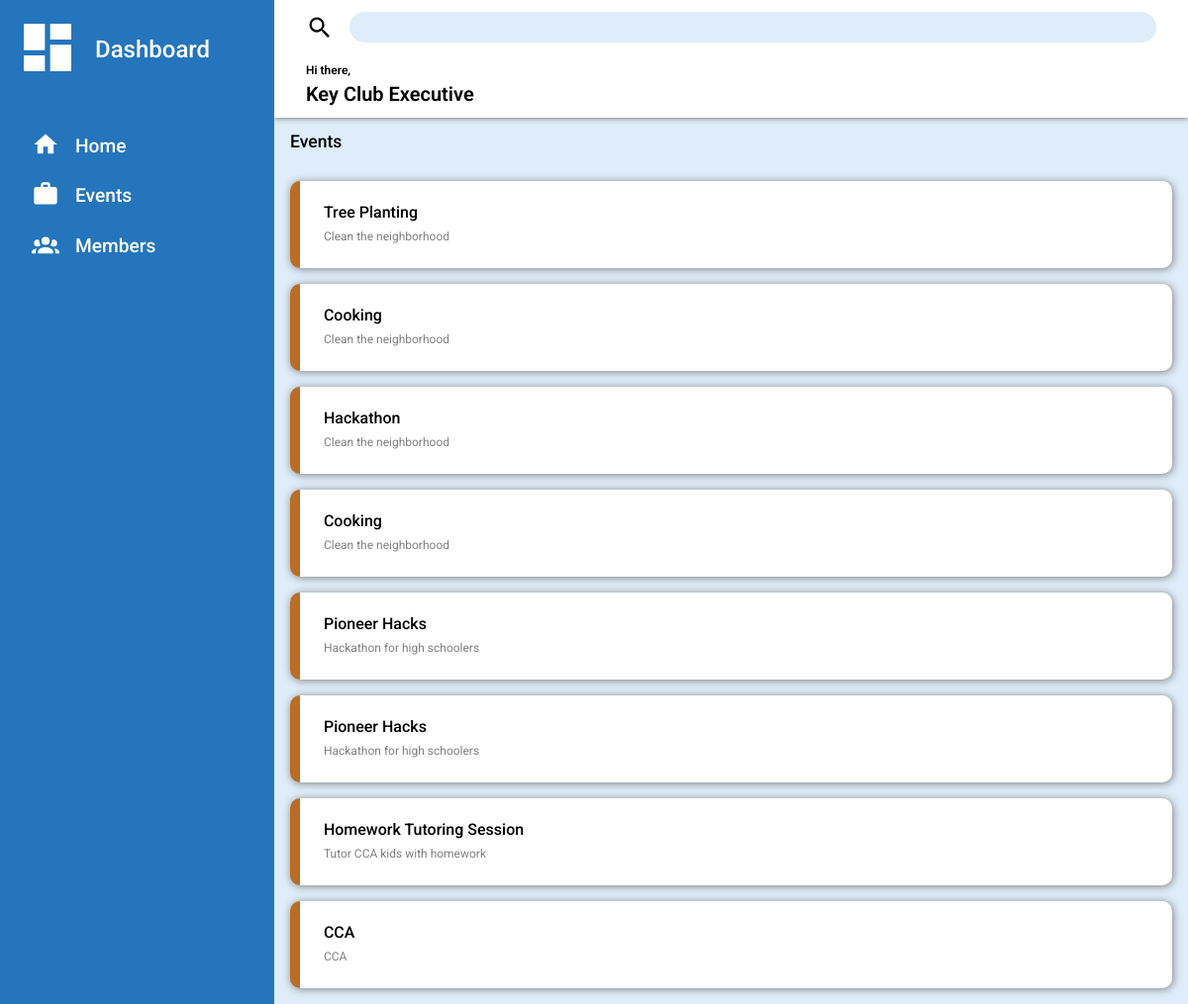
Before: /events with the older database file.
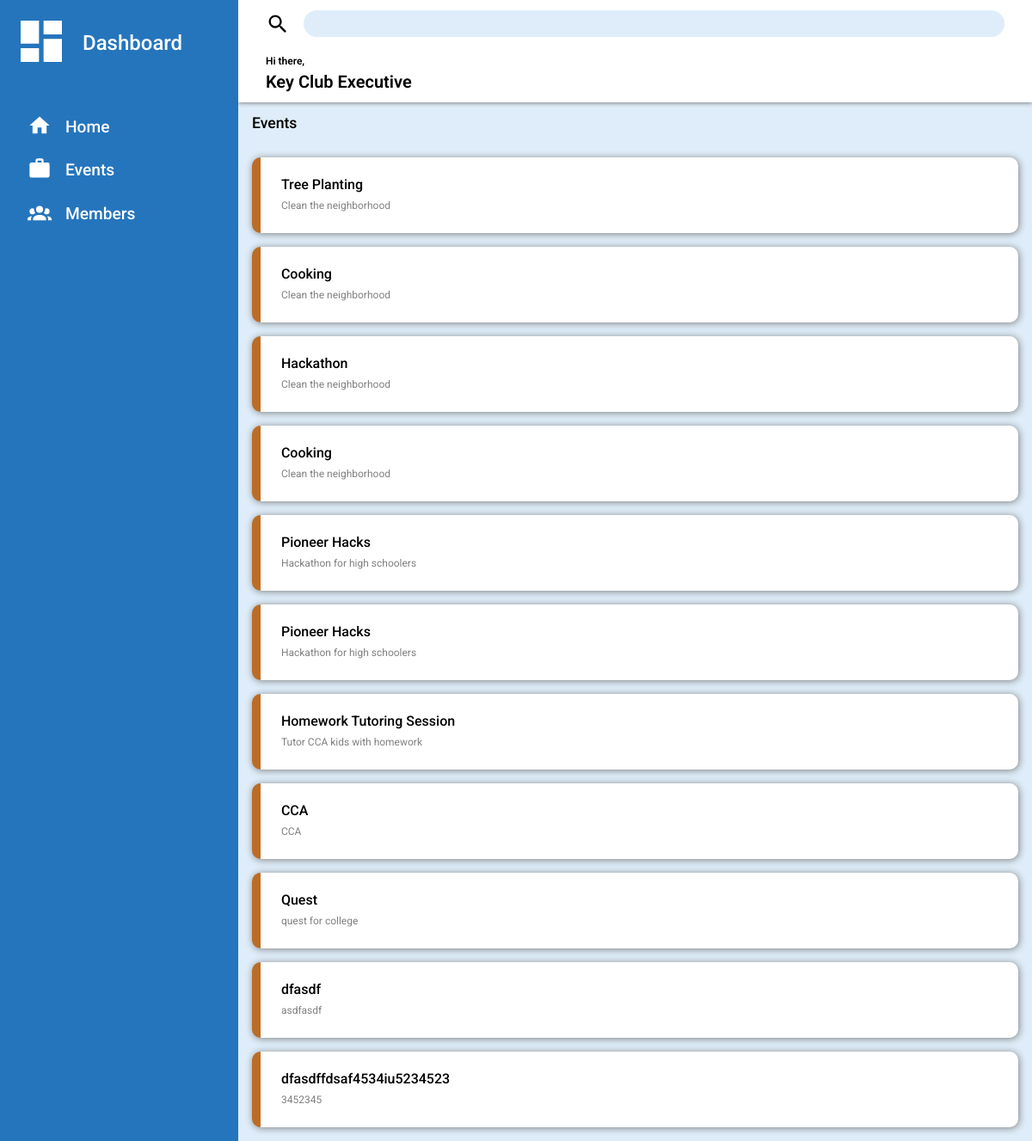
After: the same page with the newer database file.
### app.py (models this page shows)
class Event(db.Model):
    id = db.Column(db.Integer, primary_key = True)
    name = db.Column(db.String(100), unique = False, index = True)
    description = db.Column(db.String(250), unique = False, index = True)
    address = db.Column(db.String(250), unique = False, index = True)
    date = db.Column(db.String(40), unique = False, index = True)
    hours = db.Column(db.Integer, index = True, unique = False)

### app.py (the view)
@app.route('/events')
def events():
    events = Event.query.all()
    return render_template('events.html', events = events)

### templates/events.html (shortened to what this page needs)
{% extends 'base.html' %}
{% block content %}
<div class="header">
    <div class="search">
            <input id="eventSearch" name="eventSearch" type="text" disabled>
    </div>
    <div>
        <div>
            <p class="greeting">Hi there,</p>
            <p class="username">Key Club Executive</p>
        </div>
    </div>
</div>
<div class="content">
<div class="events">
    <p class="content-label">Events</p>
        {% for event in events %}
        <a class="clickable" href="{{ url_for('event', id = event.id )}}">
            <div>
                <p>{{ event.name }}</p>
                {{ event.description }}
            </div>
        </a>
        {% endfor %}
</div>
</div>
<div class="sidebar">
    <p><span><svg class="dash clickable" xmlns="http://www.w3.org/2000/svg" viewBox="0 0 24 24"><title>view-dashboard</title><path d="M13,3V9H21V3M13,21H21V11H13M3,21H11V15H3M3,13H11V3H3V13Z" /></svg></span>Dashboard</p>
    <ul>
        <a href="{{ url_for('dashboard') }}">
            <li class="clickable"><span><svg xmlns="http://www.w3.org/2000/svg" viewBox="0 0 24 24"><title>home</title><path d="M10,20V14H14V20H19V12H22L12,3L2,12H5V20H10Z" /></svg></span>Home</li>
        </a>
        <a href="{{ url_for('events') }}">
            <li class="clickable"><span><svg xmlns="http://www.w3.org/2000/svg" viewBox="0 0 24 24"><title>briefcase</title><path d="M10,2H14A2,2 0 0,1 16,4V6H20A2,2 0 0,1 22,8V19A2,2 0 0,1 20,21H4C2.89,21 2,20.1 2,19V8C2,6.89 2.89,6 4,6H8V4C8,2.89 8.89,2 10,2M14,6V4H10V6H14Z" /></svg></span>Events</li>
        </a>
        <a href="{{ url_for('members') }}">
            <li class="clickable"><span></span>Members</li>
        </a>
    </ul>
</div>
{% endblock %}

Changed rows visible on the page:
added Event: name "Quest", description "quest for college"
added Event: name "dfasdf", description "asdfasdf"
added Event: name "dfasdffdsaf4534iu5234523", description "3452345"
